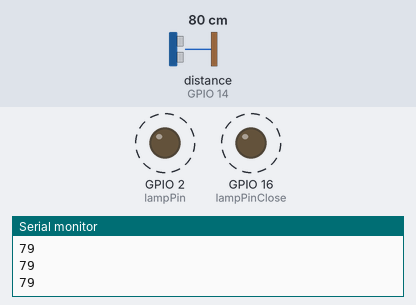
Recording of a sketch running on a simulated ESP8266 (NodeMCU). On the bench: output pins drawn as LEDs (lit = HIGH), the last lines printed to the serial monitor. Wiring (inferred from the names in the program): ultrasonic range finder: trigger GPIO 12; echo GPIO 14. Dashed ring = blinking. The inputs (shaded band) are chosen by the test bench; at power-on: distance to the obstacle (sensor on GPIO 14) 80 cm. The echo pulse lasts 58.3 µs per cm; pins used as bus, display or sensor lines are not drawn.

Above: at 0.95 s.
1.3 s: distance to the obstacle (sensor on GPIO 14) set to 197 cm
At 1.8 s:
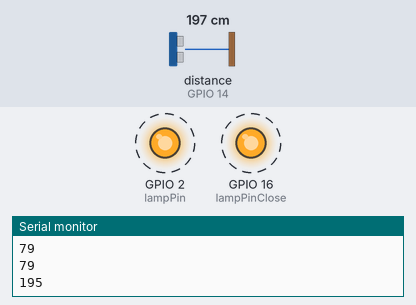
4.3 s: distance to the obstacle (sensor on GPIO 14) set to 207 cm
At 5.7 s:
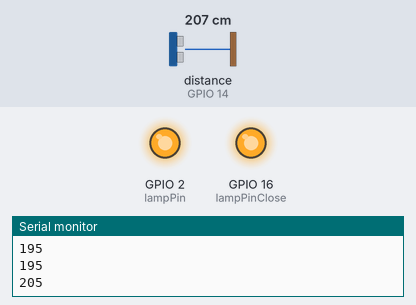
7.3 s: distance to the obstacle (sensor on GPIO 14) set to 120 cm
At 8.83 s:
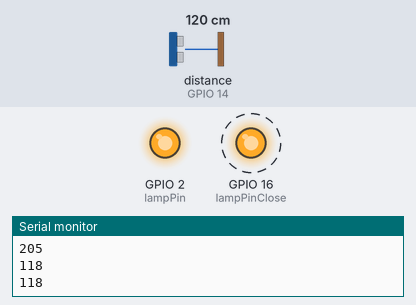
10.3 s: distance to the obstacle (sensor on GPIO 14) set to 250 cm
At 10.9 s:
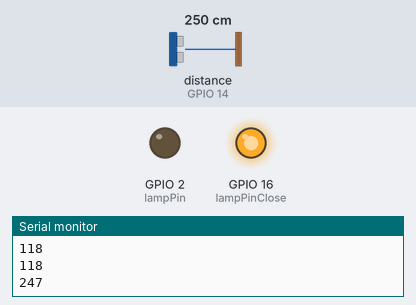
Timing chart, 0 to 14.3 s (numbered marks = the images above; inputs shaded):
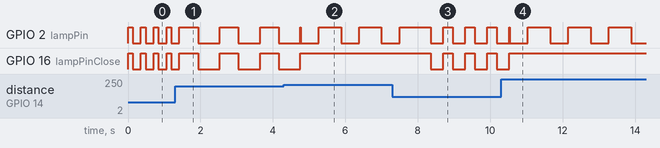

The sketch:

sketch_jun1a.ino
```cpp
#include <ESP8266WiFi.h>
#include <WiFiClient.h>

// defines pins numbers
const int trigPin = 12;
const int echoPin = 14;
const int lampPin = 2;
const int lampPinClose = 16;
// defines variables
long duration;
int distance;

int distanceFar = 250;
int distanceCloser1 = 200;
int distanceCloser2 = 150;
int distanceCloser3 = 100;
int distanceClose = 50;

void setup() {
    pinMode(trigPin, OUTPUT); // Sets the trigPin as an Output
    pinMode(echoPin, INPUT); // Sets the echoPin as an Input
    pinMode(lampPin, OUTPUT); // Sets the lampPin as an Output
    pinMode(lampPinClose, OUTPUT); // Sets the lampPinClose as an Output
    Serial.begin(9600); // Starts the serial communication
    Serial.setTimeout(2000);
}

void loop() {
    if (Serial.available() > 0) {
        String input = Serial.readStringUntil('\n');
        int delimiter1 = input.indexOf(',');
        int delimiter2 = input.indexOf(',', delimiter1 + 1);
        int delimiter3 = input.indexOf(',', delimiter2 + 1);
        int delimiter4 = input.indexOf(',', delimiter3 + 1);

        distanceFar = input.substring(0, delimiter1).toInt();
        distanceCloser1 = input.substring(delimiter1 + 1, delimiter2).toInt();
        distanceCloser2 = input.substring(delimiter2 + 1, delimiter3).toInt();
        distanceCloser3 = input.substring(delimiter3 + 1, delimiter4).toInt();
        distanceClose = input.substring(delimiter4 + 1).toInt();
    }

    // Clears the trigPin
    digitalWrite(trigPin, LOW);
    digitalWrite(lampPinClose, HIGH);
    digitalWrite(lampPin, HIGH);
    // Sets the trigPin on HIGH state for 10 microseconds
    digitalWrite(trigPin, HIGH);
    delayMicroseconds(10);
    digitalWrite(trigPin, LOW);

    // Reads the echoPin, returns the sound wave travel time in microseconds
    duration = pulseIn(echoPin, HIGH);

    // Calculating the distance
    distance = duration * 0.034 / 2;

    // Prints the distance on the Serial Monitor
    Serial.println(distance);

    // Adjust lamp behavior based on distance
    if (distance > distanceFar) {
        digitalWrite(lampPinClose, HIGH);
        digitalWrite(lampPin, HIGH);
    } else if (distance < distanceFar && distance >= distanceCloser1) {
        digitalWrite(lampPin, LOW);
        delay(500);
        digitalWrite(lampPin, HIGH);
        delay(500);
    } else if (distance < distanceCloser1 && distance >= distanceCloser2) {
        digitalWrite(lampPinClose, HIGH);
        digitalWrite(lampPin, HIGH);
        delay(500);
        digitalWrite(lampPinClose, LOW);
        digitalWrite(lampPin, LOW);
        delay(500);
    } else if (distance < distanceCloser2 && distance >= distanceCloser3) {
        digitalWrite(lampPinClose, HIGH);
        digitalWrite(lampPin, HIGH);
        delay(250);
        digitalWrite(lampPinClose, LOW);
        digitalWrite(lampPin, LOW);
        delay(250);
    } else if (distance < distanceCloser3 && distance >= distanceClose) {
        digitalWrite(lampPinClose, HIGH);
        digitalWrite(lampPin, HIGH);
        delay(125);
        digitalWrite(lampPinClose, LOW);
        digitalWrite(lampPin, LOW);
        delay(125);
    } else {
        digitalWrite(lampPinClose, LOW);
        digitalWrite(lampPin, LOW);

    }

    delay(100);
}
```

Measured:
- the behaviour switches between 201 and 202 cm on distance to the obstacle (sensor on GPIO 14) (found by bisection; images 1 and 2)
- after the input at 1.3 s, GPIO 2 (lampPin), GPIO 16 (lampPinClose): alternates HIGH for 0.51 s and LOW for 0.60 s, starting after 0.63 s
- after the input at 4.3 s, GPIO 16 (lampPinClose): goes on until 4.8 s, then stays HIGH
- after the input at 7.3 s, GPIO 16 (lampPinClose): alternates HIGH for 0.26 s and LOW for 0.35 s, starting after 1.1 s
- after the input at 10.3 s, GPIO 16 (lampPinClose): goes on until 10.5 s, then stays HIGH
- by itself, GPIO 2 (lampPin), GPIO 16 (lampPinClose): alternates HIGH for 0.13 s and LOW for 0.23 s
